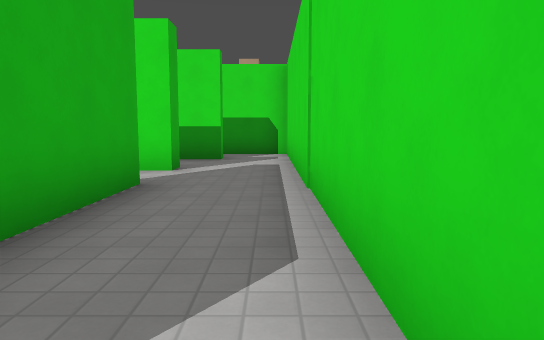
view 1 (above)

21 first-person views from a walk through a 3-D level made in the Godot game engine. The camera is 1.3 m above the floor, tilts 6° down and sees 70° across. The floor is counted in squares, 2 m on a side. Each view is taken from the middle of a square. On the plan, view 1 faces up. The plan holds only what a view shows up to about 11 squares ahead; the rest is blank. The place goes on beyond the plan. Characters and animated objects are left out. Surface patterns are stand-ins for the level's own textures.

view 2
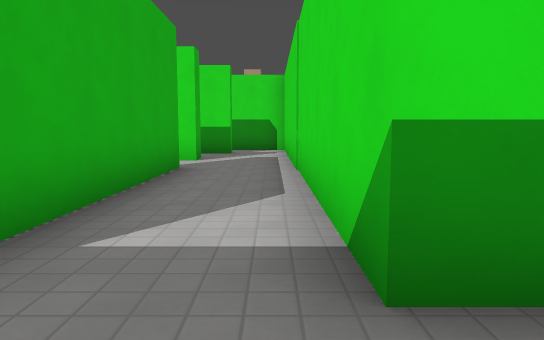

view 3
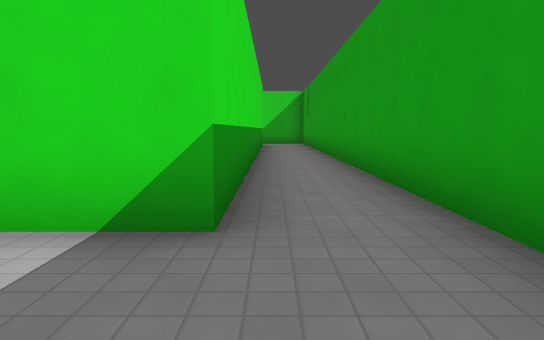

view 4
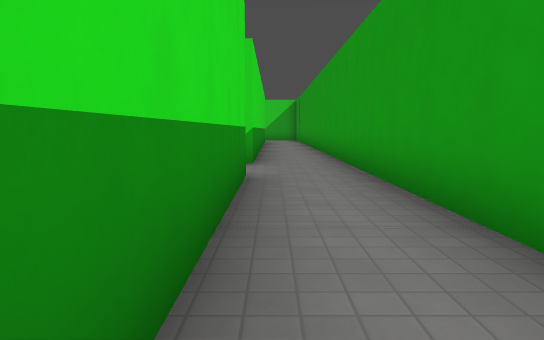

view 5
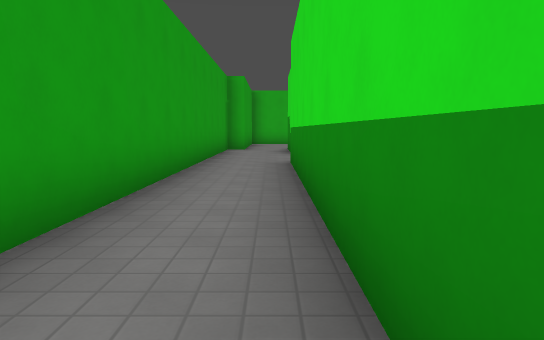

view 6
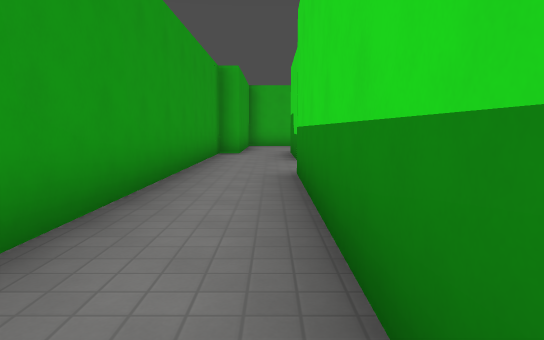

view 7
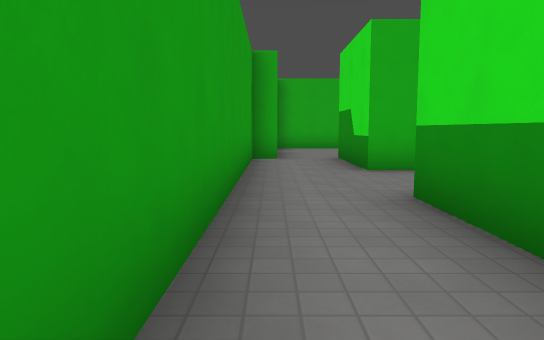

view 8
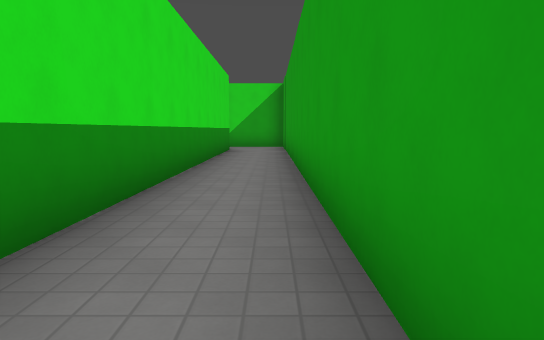

view 9
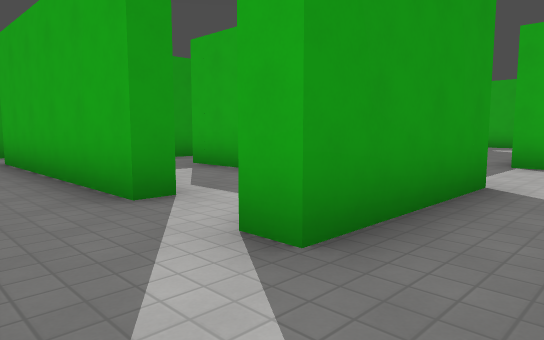

view 10
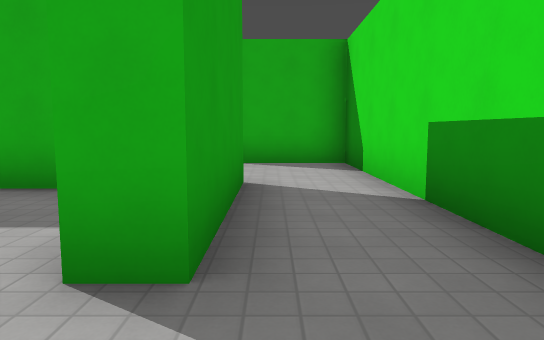

view 11
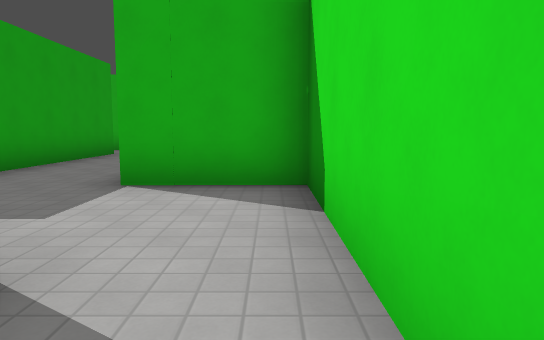

view 12
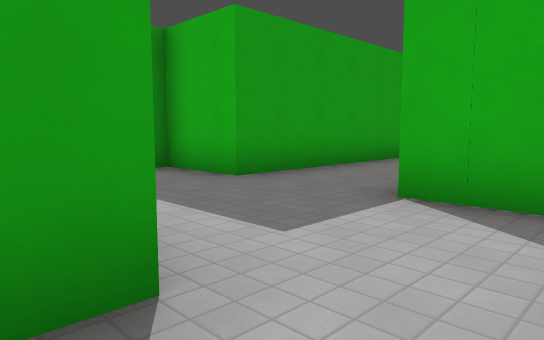

view 13
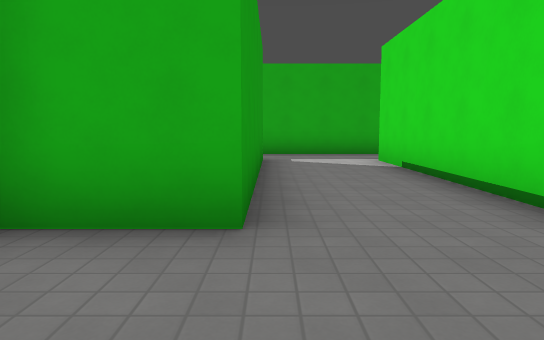

view 14
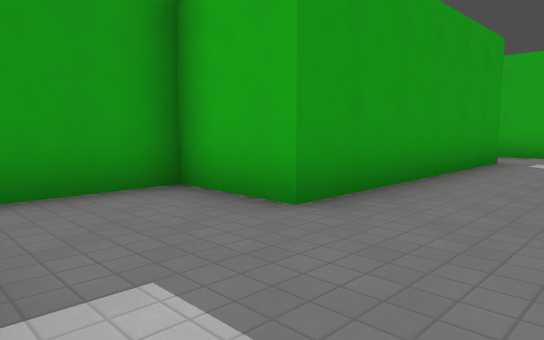

view 15
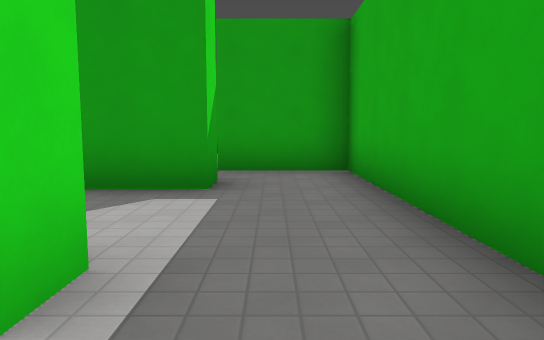

view 16
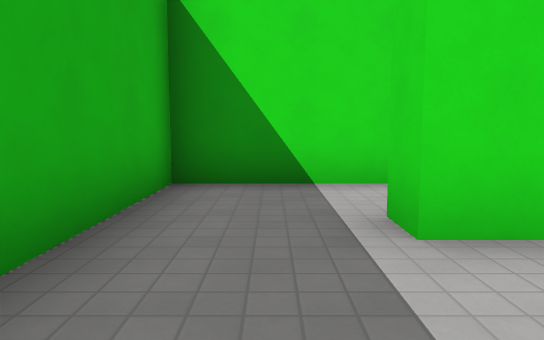

view 17
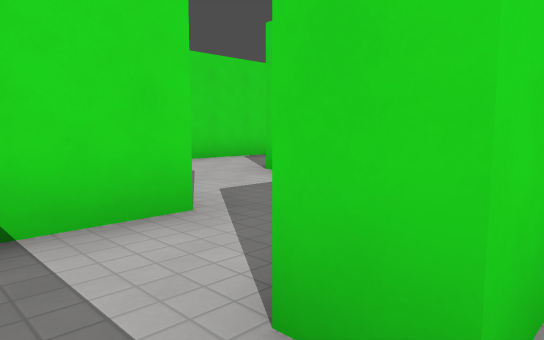

view 18
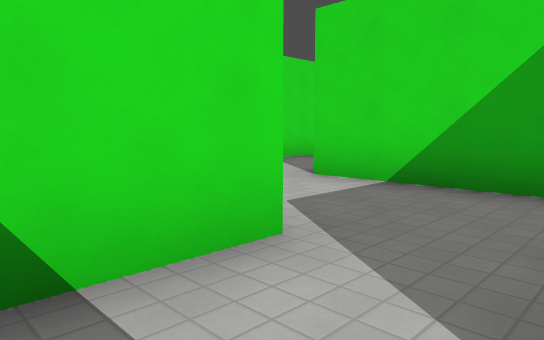

view 19
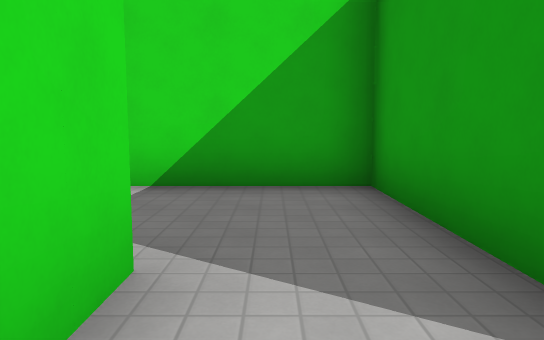

view 20
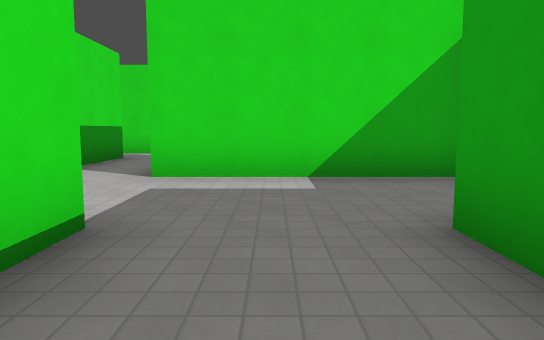

view 21
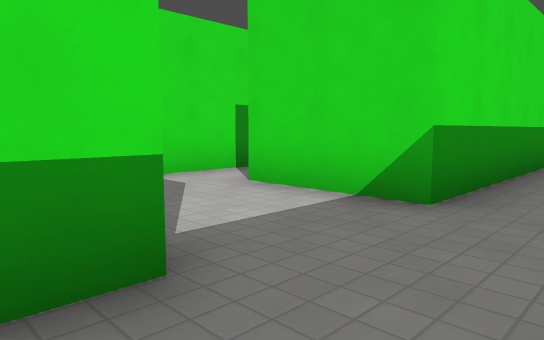

### Floor plan
Ten units are one square. View 1 is at (0, 0); x grows to the right and y downward. Boxes are objects, and circles mark ways between rooms. Rooms are numbered by the first view taken in them; rooms with no view inside come last. Other rooms are left out.
<svg viewBox="-165 -108 265 137">
<path fill="none" stroke="#000" d="M-16 -46 -16 6 -107 6M-131 6 -159 6M95 6 4 6 4 -56M-155 19 -155 24 94 24M-75 -69 -75 -62M-47 -24 -47 -67 -16 -67 -16 -62M-75 -20 -56 -20M-11 -89 -11 -84 -74 -84M4 -56 4 -103 -14 -103M-131 -62 -131 -69M-122 -86 -152 -86 -152 -54M-133 -30 -133 -38 -74 -38M-152 -54 -152 -20 -131 -20M-75 -62 -131 -62M-107 6 -107 -18M-131 -4 -131 6M-94 -31 -112 -31M-21 -46 -16 -46M-42 -48 -42 -15M-16 -62 -21 -62"/>
<rect x="-85" y="-35" width="10" height="10" fill="#bbb"><title>box</title></rect>
<rect x="-85" y="-85" width="10" height="10" fill="#bbb"><title>box</title></rect>
<circle cx="-5" cy="-60" r="3" fill="#2a7"/>
<circle cx="-115" cy="-5" r="3" fill="#2a7"/>
<circle cx="-20" cy="-50" r="3" fill="#2a7"/>
<circle cx="-80" cy="-50" r="3" fill="#2a7"/>
<circle cx="-140" cy="-65" r="3" fill="#2a7"/>
<text x="-30" y="10">1</text>
<text x="-50" y="-60">2</text>
<text x="-140" y="-70">3</text>
<text x="-120" y="-50">4</text>
<text x="-110" y="-10">5</text>
<text x="-30" y="-30">6</text>
</svg>
Room 1 opens to room 2. Room 1 opens to room 5. Room 1 opens to room 6. Room 2 opens to room 4. Room 3 opens to room 4.

Where each view was taken, in squares from view 1:
view 1: 0 up, 0 right, facing up
view 2: 2 down, 0 right, facing up
view 3: 1 down, 2 left, facing right
view 4: 1 down, 7 left, facing right
view 5: 1 down, 3 left, facing left
view 6: 1 down, 5 left, facing left
view 7: 2 down, 7 left, facing left
view 8: 2 down, 1 right, facing right
view 9: 8 up, 0 right, facing down-left
view 10: 7 up, 0 right, facing left
view 11: 8 up, 3 left, facing left
view 12: 8 up, 4 left, facing down-left
view 13: 4 up, 5 left, facing left
view 14: 6 up, 5 left, facing down-left
view 15: 8 up, 14 left, facing down
view 16: 4 up, 14 left, facing up
view 17: 6 up, 14 left, facing up-right
view 18: 7 up, 14 left, facing up-right
view 19: 8 up, 14 left, facing right
view 20: 5 up, 10 left, facing right
view 21: 2 down, 14 left, facing up-right
